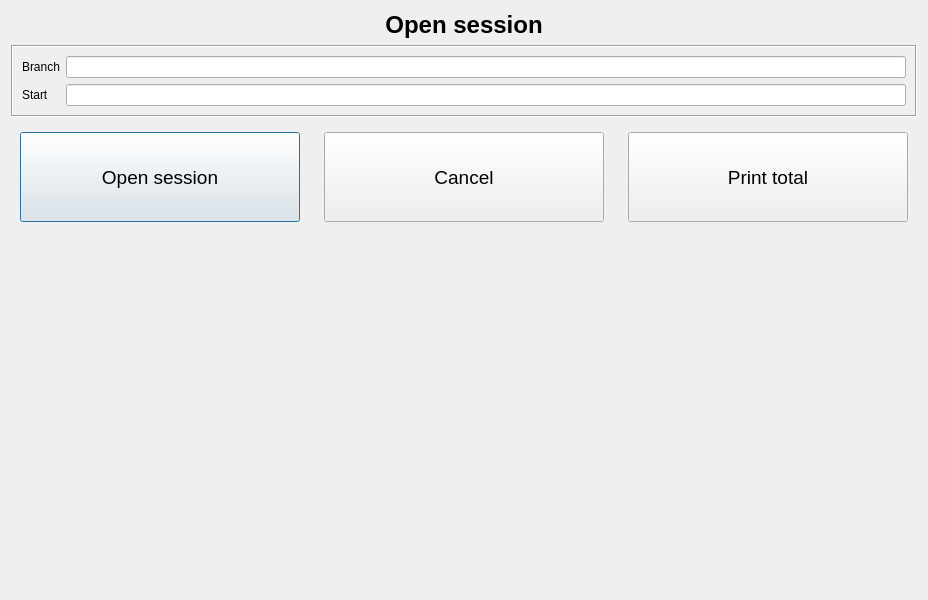
<?xml version="1.0" encoding="UTF-8"?>
<ui version="4.0">
 <class>DlgSessionOpen</class>
 <widget class="QDialog" name="DlgSessionOpen">
  <property name="geometry">
   <rect>
    <x>0</x>
    <y>0</y>
    <width>924</width>
    <height>600</height>
   </rect>
  </property>
  <property name="windowTitle">
   <string>Session</string>
  </property>
  <layout class="QVBoxLayout" name="verticalLayout">
   <item>
    <widget class="QLabel" name="labelTitle">
     <property name="font">
      <font>
       <pointsize>18</pointsize>
       <bold>true</bold>
      </font>
     </property>
     <property name="text">
      <string>Open session</string>
     </property>
     <property name="alignment">
      <set>Qt::AlignmentFlag::AlignCenter</set>
     </property>
    </widget>
   </item>
   <item>
    <widget class="QFrame" name="frameInfo">
     <property name="frameShape">
      <enum>QFrame::Shape::Box</enum>
     </property>
     <property name="frameShadow">
      <enum>QFrame::Shadow::Sunken</enum>
     </property>
     <layout class="QFormLayout" name="formLayout">
      <item row="0" column="0">
       <widget class="QLabel" name="labelBranch">
        <property name="text">
         <string>Branch</string>
        </property>
       </widget>
      </item>
      <item row="0" column="1">
       <widget class="QLineEdit" name="leBranch">
        <property name="readOnly">
         <bool>true</bool>
        </property>
       </widget>
      </item>
      <item row="1" column="0">
       <widget class="QLabel" name="labelStart">
        <property name="text">
         <string>Start</string>
        </property>
       </widget>
      </item>
      <item row="1" column="1">
       <widget class="QLineEdit" name="leStart">
        <property name="readOnly">
         <bool>true</bool>
        </property>
       </widget>
      </item>
     </layout>
    </widget>
   </item>
   <item alignment="Qt::AlignmentFlag::AlignHCenter">
    <widget class="QWidget" name="widgetActions" native="true">
     <property name="sizePolicy">
      <sizepolicy hsizetype="Maximum" vsizetype="Fixed">
       <horstretch>0</horstretch>
       <verstretch>0</verstretch>
      </sizepolicy>
     </property>
     <layout class="QHBoxLayout" name="horizontalLayout">
      <property name="spacing">
       <number>24</number>
      </property>
      <item>
       <widget class="QPushButton" name="btnOpen">
        <property name="sizePolicy">
         <sizepolicy hsizetype="Minimum" vsizetype="Fixed">
          <horstretch>0</horstretch>
          <verstretch>0</verstretch>
         </sizepolicy>
        </property>
        <property name="minimumSize">
         <size>
          <width>280</width>
          <height>90</height>
         </size>
        </property>
        <property name="maximumSize">
         <size>
          <width>420</width>
          <height>90</height>
         </size>
        </property>
        <property name="font">
         <font>
          <pointsize>14</pointsize>
         </font>
        </property>
        <property name="text">
         <string>Open session</string>
        </property>
       </widget>
      </item>
      <item>
       <widget class="QPushButton" name="btnCancel">
        <property name="sizePolicy">
         <sizepolicy hsizetype="Minimum" vsizetype="Fixed">
          <horstretch>0</horstretch>
          <verstretch>0</verstretch>
         </sizepolicy>
        </property>
        <property name="minimumSize">
         <size>
          <width>280</width>
          <height>90</height>
         </size>
        </property>
        <property name="maximumSize">
         <size>
          <width>420</width>
          <height>90</height>
         </size>
        </property>
        <property name="font">
         <font>
          <pointsize>14</pointsize>
         </font>
        </property>
        <property name="text">
         <string>Cancel</string>
        </property>
       </widget>
      </item>
      <item>
       <widget class="QPushButton" name="btnPrintTotal">
        <property name="sizePolicy">
         <sizepolicy hsizetype="Minimum" vsizetype="Fixed">
          <horstretch>0</horstretch>
          <verstretch>0</verstretch>
         </sizepolicy>
        </property>
        <property name="minimumSize">
         <size>
          <width>280</width>
          <height>90</height>
         </size>
        </property>
        <property name="maximumSize">
         <size>
          <width>420</width>
          <height>90</height>
         </size>
        </property>
        <property name="font">
         <font>
          <pointsize>14</pointsize>
         </font>
        </property>
        <property name="text">
         <string>Print total</string>
        </property>
       </widget>
      </item>
     </layout>
    </widget>
   </item>
   <item>
    <spacer name="verticalSpacer">
     <property name="orientation">
      <enum>Qt::Orientation::Vertical</enum>
     </property>
     <property name="sizeHint" stdset="0">
      <size>
       <width>20</width>
       <height>40</height>
      </size>
     </property>
    </spacer>
   </item>
  </layout>
 </widget>
 <resources/>
 <connections/>
</ui>
